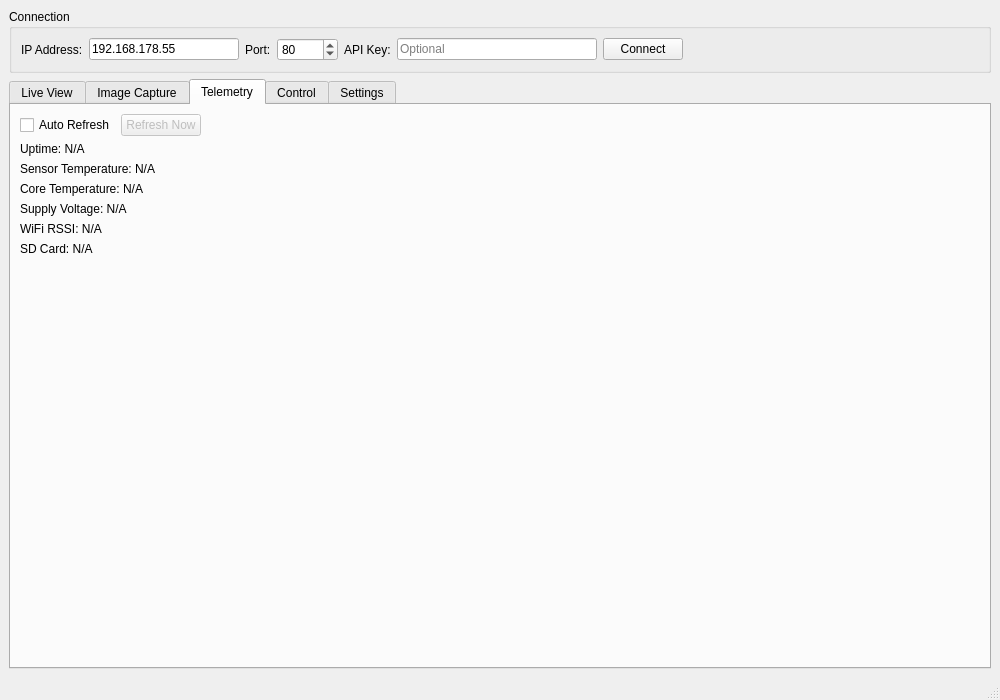
<?xml version="1.0" encoding="UTF-8"?>
<ui version="4.0">
 <class>MainWindow</class>
 <widget class="QMainWindow" name="MainWindow">
  <property name="geometry">
   <rect>
    <x>0</x>
    <y>0</y>
    <width>1000</width>
    <height>700</height>
   </rect>
  </property>
  <property name="windowTitle">
   <string>PyroVision-Control</string>
  </property>
  <widget class="QWidget" name="centralwidget">
   <layout class="QVBoxLayout" name="verticalLayout">
    <item>
     <widget class="QGroupBox" name="connectionGroup">
      <property name="title">
       <string>Connection</string>
      </property>
      <layout class="QHBoxLayout" name="horizontalLayout">
       <item>
        <widget class="QLabel" name="label_ip">
         <property name="text">
          <string>IP Address:</string>
         </property>
        </widget>
       </item>
       <item>
        <widget class="QLineEdit" name="ipInput">
         <property name="maximumSize">
          <size>
           <width>150</width>
           <height>16777215</height>
          </size>
         </property>
         <property name="text">
          <string>192.168.178.55</string>
         </property>
        </widget>
       </item>
       <item>
        <widget class="QLabel" name="label_port">
         <property name="text">
          <string>Port:</string>
         </property>
        </widget>
       </item>
       <item>
        <widget class="QSpinBox" name="portInput">
         <property name="maximumSize">
          <size>
           <width>80</width>
           <height>16777215</height>
          </size>
         </property>
         <property name="minimum">
          <number>1</number>
         </property>
         <property name="maximum">
          <number>65535</number>
         </property>
         <property name="value">
          <number>80</number>
         </property>
        </widget>
       </item>
       <item>
        <widget class="QLabel" name="label_apikey">
         <property name="text">
          <string>API Key:</string>
         </property>
        </widget>
       </item>
       <item>
        <widget class="QLineEdit" name="apiKeyInput">
         <property name="maximumSize">
          <size>
           <width>200</width>
           <height>16777215</height>
          </size>
         </property>
         <property name="placeholderText">
          <string>Optional</string>
         </property>
        </widget>
       </item>
       <item>
        <widget class="QPushButton" name="connectButton">
         <property name="text">
          <string>Connect</string>
         </property>
        </widget>
       </item>
       <item>
        <spacer name="horizontalSpacer">
         <property name="orientation">
          <enum>Qt::Horizontal</enum>
         </property>
         <property name="sizeHint" stdset="0">
          <size>
           <width>40</width>
           <height>20</height>
          </size>
         </property>
        </spacer>
       </item>
      </layout>
     </widget>
    </item>
    <item>
     <widget class="QTabWidget" name="tabWidget">
      <property name="currentIndex">
       <number>2</number>
      </property>
      <widget class="QWidget" name="liveViewTab">
       <attribute name="title">
        <string>Live View</string>
       </attribute>
       <layout class="QVBoxLayout" name="verticalLayout_2">
        <item>
         <widget class="QLabel" name="imageLabel">
          <property name="minimumSize">
           <size>
            <width>640</width>
            <height>480</height>
           </size>
          </property>
          <property name="styleSheet">
           <string notr="true">QLabel { background-color: black; }</string>
          </property>
          <property name="text">
           <string>No Image</string>
          </property>
          <property name="alignment">
           <set>Qt::AlignCenter</set>
          </property>
         </widget>
        </item>
        <item>
         <layout class="QHBoxLayout" name="horizontalLayout_2">
          <item>
           <widget class="QLabel" name="label_fps">
            <property name="text">
             <string>FPS:</string>
            </property>
           </widget>
          </item>
          <item>
           <widget class="QSpinBox" name="fpsSpinbox">
            <property name="minimum">
             <number>1</number>
            </property>
            <property name="maximum">
             <number>15</number>
            </property>
            <property name="value">
             <number>8</number>
            </property>
           </widget>
          </item>
          <item>
           <widget class="QPushButton" name="streamButton">
            <property name="enabled">
             <bool>false</bool>
            </property>
            <property name="text">
             <string>Start Stream</string>
            </property>
           </widget>
          </item>
          <item>
           <widget class="QPushButton" name="snapshotButton">
            <property name="enabled">
             <bool>false</bool>
            </property>
            <property name="text">
             <string>Save Snapshot</string>
            </property>
           </widget>
          </item>
          <item>
           <spacer name="horizontalSpacer_2">
            <property name="orientation">
             <enum>Qt::Horizontal</enum>
            </property>
            <property name="sizeHint" stdset="0">
             <size>
              <width>40</width>
              <height>20</height>
             </size>
            </property>
           </spacer>
          </item>
         </layout>
        </item>
        <item>
         <widget class="QLabel" name="frameCounterLabel">
          <property name="text">
           <string>Frames: 0</string>
          </property>
         </widget>
        </item>
       </layout>
      </widget>
      <widget class="QWidget" name="imageCaptureTab">
       <attribute name="title">
        <string>Image Capture</string>
       </attribute>
       <layout class="QVBoxLayout" name="verticalLayout_3">
        <item>
         <layout class="QHBoxLayout" name="horizontalLayout_3">
          <item>
           <widget class="QLabel" name="label_format">
            <property name="text">
             <string>Format:</string>
            </property>
           </widget>
          </item>
          <item>
           <widget class="QComboBox" name="formatCombo">
            <item>
             <property name="text">
              <string>jpeg</string>
             </property>
            </item>
            <item>
             <property name="text">
              <string>png</string>
             </property>
            </item>
            <item>
             <property name="text">
              <string>raw</string>
             </property>
            </item>
           </widget>
          </item>
          <item>
           <widget class="QLabel" name="label_palette">
            <property name="text">
             <string>Palette:</string>
            </property>
           </widget>
          </item>
          <item>
           <widget class="QComboBox" name="paletteCombo">
            <item>
             <property name="text">
              <string>iron</string>
             </property>
            </item>
            <item>
             <property name="text">
              <string>gray</string>
             </property>
            </item>
            <item>
             <property name="text">
              <string>rainbow</string>
             </property>
            </item>
           </widget>
          </item>
          <item>
           <widget class="QLabel" name="label_scale">
            <property name="text">
             <string>Scale:</string>
            </property>
           </widget>
          </item>
          <item>
           <widget class="QComboBox" name="scaleCombo">
            <item>
             <property name="text">
              <string>linear</string>
             </property>
            </item>
            <item>
             <property name="text">
              <string>histogram</string>
             </property>
            </item>
           </widget>
          </item>
          <item>
           <spacer name="horizontalSpacer_3">
            <property name="orientation">
             <enum>Qt::Horizontal</enum>
            </property>
            <property name="sizeHint" stdset="0">
             <size>
              <width>40</width>
              <height>20</height>
             </size>
            </property>
           </spacer>
          </item>
         </layout>
        </item>
        <item>
         <layout class="QHBoxLayout" name="horizontalLayout_4">
          <item>
           <widget class="QPushButton" name="captureButton">
            <property name="enabled">
             <bool>false</bool>
            </property>
            <property name="text">
             <string>Capture Image</string>
            </property>
           </widget>
          </item>
          <item>
           <widget class="QPushButton" name="saveToSdButton">
            <property name="enabled">
             <bool>false</bool>
            </property>
            <property name="text">
             <string>Save to SD Card</string>
            </property>
           </widget>
          </item>
          <item>
           <spacer name="horizontalSpacer_4">
            <property name="orientation">
             <enum>Qt::Horizontal</enum>
            </property>
            <property name="sizeHint" stdset="0">
             <size>
              <width>40</width>
              <height>20</height>
             </size>
            </property>
           </spacer>
          </item>
         </layout>
        </item>
        <item>
         <widget class="QLabel" name="capturedImageLabel">
          <property name="minimumSize">
           <size>
            <width>640</width>
            <height>480</height>
           </size>
          </property>
          <property name="styleSheet">
           <string notr="true">QLabel { background-color: black; }</string>
          </property>
          <property name="text">
           <string>No Captured Image</string>
          </property>
          <property name="alignment">
           <set>Qt::AlignCenter</set>
          </property>
         </widget>
        </item>
       </layout>
      </widget>
      <widget class="QWidget" name="telemetryTab">
       <attribute name="title">
        <string>Telemetry</string>
       </attribute>
       <layout class="QVBoxLayout" name="verticalLayout_4">
        <item>
         <layout class="QHBoxLayout" name="horizontalLayout_5">
          <item>
           <widget class="QCheckBox" name="autoRefreshCheckbox">
            <property name="text">
             <string>Auto Refresh</string>
            </property>
           </widget>
          </item>
          <item>
           <widget class="QPushButton" name="refreshButton">
            <property name="enabled">
             <bool>false</bool>
            </property>
            <property name="text">
             <string>Refresh Now</string>
            </property>
           </widget>
          </item>
          <item>
           <spacer name="horizontalSpacer_5">
            <property name="orientation">
             <enum>Qt::Horizontal</enum>
            </property>
            <property name="sizeHint" stdset="0">
             <size>
              <width>40</width>
              <height>20</height>
             </size>
            </property>
           </spacer>
          </item>
         </layout>
        </item>
        <item>
         <widget class="QLabel" name="uptimeLabel">
          <property name="text">
           <string>Uptime: N/A</string>
          </property>
         </widget>
        </item>
        <item>
         <widget class="QLabel" name="sensorTempLabel">
          <property name="text">
           <string>Sensor Temperature: N/A</string>
          </property>
         </widget>
        </item>
        <item>
         <widget class="QLabel" name="coreTempLabel">
          <property name="text">
           <string>Core Temperature: N/A</string>
          </property>
         </widget>
        </item>
        <item>
         <widget class="QLabel" name="voltageLabel">
          <property name="text">
           <string>Supply Voltage: N/A</string>
          </property>
         </widget>
        </item>
        <item>
         <widget class="QLabel" name="rssiLabel">
          <property name="text">
           <string>WiFi RSSI: N/A</string>
          </property>
         </widget>
        </item>
        <item>
         <widget class="QLabel" name="sdCardLabel">
          <property name="text">
           <string>SD Card: N/A</string>
          </property>
         </widget>
        </item>
        <item>
         <spacer name="verticalSpacer">
          <property name="orientation">
           <enum>Qt::Vertical</enum>
          </property>
          <property name="sizeHint" stdset="0">
           <size>
            <width>20</width>
            <height>40</height>
           </size>
          </property>
         </spacer>
        </item>
       </layout>
      </widget>
      <widget class="QWidget" name="controlTab">
       <attribute name="title">
        <string>Control</string>
       </attribute>
       <layout class="QVBoxLayout" name="verticalLayout_5">
        <item>
         <widget class="QGroupBox" name="timeGroup">
          <property name="title">
           <string>Time Synchronization</string>
          </property>
          <layout class="QHBoxLayout" name="horizontalLayout_8">
           <item>
            <widget class="QPushButton" name="syncTimeButton">
             <property name="enabled">
              <bool>false</bool>
             </property>
             <property name="text">
              <string>Sync Time with PC</string>
             </property>
            </widget>
           </item>
           <item>
            <widget class="QLabel" name="label_timezone">
             <property name="text">
              <string>Timezone:</string>
             </property>
            </widget>
           </item>
           <item>
            <widget class="QLineEdit" name="timezoneInput">
             <property name="text">
              <string>Europe/Berlin</string>
             </property>
            </widget>
           </item>
           <item>
            <spacer name="horizontalSpacer_6">
             <property name="orientation">
              <enum>Qt::Horizontal</enum>
             </property>
             <property name="sizeHint" stdset="0">
              <size>
               <width>40</width>
               <height>20</height>
              </size>
             </property>
            </spacer>
           </item>
          </layout>
         </widget>
        </item>
        <item>
         <spacer name="verticalSpacer_2">
          <property name="orientation">
           <enum>Qt::Vertical</enum>
          </property>
          <property name="sizeHint" stdset="0">
           <size>
            <width>20</width>
            <height>40</height>
           </size>
          </property>
         </spacer>
        </item>
       </layout>
      </widget>
      <widget class="QWidget" name="settingsTab">
       <attribute name="title">
        <string>Settings</string>
       </attribute>
       <layout class="QVBoxLayout" name="verticalLayout_7">
        <item>
         <widget class="QGroupBox" name="firmwareGroup">
          <property name="enabled">
           <bool>false</bool>
          </property>
          <property name="title">
           <string>Firmware Update</string>
          </property>
          <layout class="QVBoxLayout" name="verticalLayout_8">
           <item>
            <layout class="QHBoxLayout" name="horizontalLayout_9">
             <item>
              <widget class="QLineEdit" name="firmwarePathInput">
               <property name="readOnly">
                <bool>true</bool>
               </property>
              </widget>
             </item>
             <item>
              <widget class="QPushButton" name="selectFirmwareButton">
               <property name="text">
                <string>Browse...</string>
               </property>
              </widget>
             </item>
            </layout>
           </item>
           <item>
            <widget class="QPushButton" name="uploadFirmwareButton">
             <property name="enabled">
              <bool>false</bool>
             </property>
             <property name="text">
              <string>Upload Firmware</string>
             </property>
            </widget>
           </item>
           <item>
            <widget class="QProgressBar" name="uploadProgress">
             <property name="value">
              <number>0</number>
             </property>
            </widget>
           </item>
          </layout>
         </widget>
        </item>
        <item>
         <widget class="QGroupBox" name="logGroup">
          <property name="title">
           <string>Log</string>
          </property>
          <layout class="QVBoxLayout" name="verticalLayout_9">
           <item>
            <widget class="QTextEdit" name="logText">
             <property name="maximumSize">
              <size>
               <width>16777215</width>
               <height>200</height>
              </size>
             </property>
             <property name="readOnly">
              <bool>true</bool>
             </property>
            </widget>
           </item>
           <item>
            <widget class="QPushButton" name="clearLogButton">
             <property name="text">
              <string>Clear Log</string>
             </property>
            </widget>
           </item>
          </layout>
         </widget>
        </item>
        <item>
         <spacer name="verticalSpacer_3">
          <property name="orientation">
           <enum>Qt::Vertical</enum>
          </property>
          <property name="sizeHint" stdset="0">
           <size>
            <width>20</width>
            <height>40</height>
           </size>
          </property>
         </spacer>
        </item>
       </layout>
      </widget>
     </widget>
    </item>
   </layout>
  </widget>
  <widget class="QStatusBar" name="statusbar"/>
 </widget>
 <resources/>
 <connections/>
</ui>
